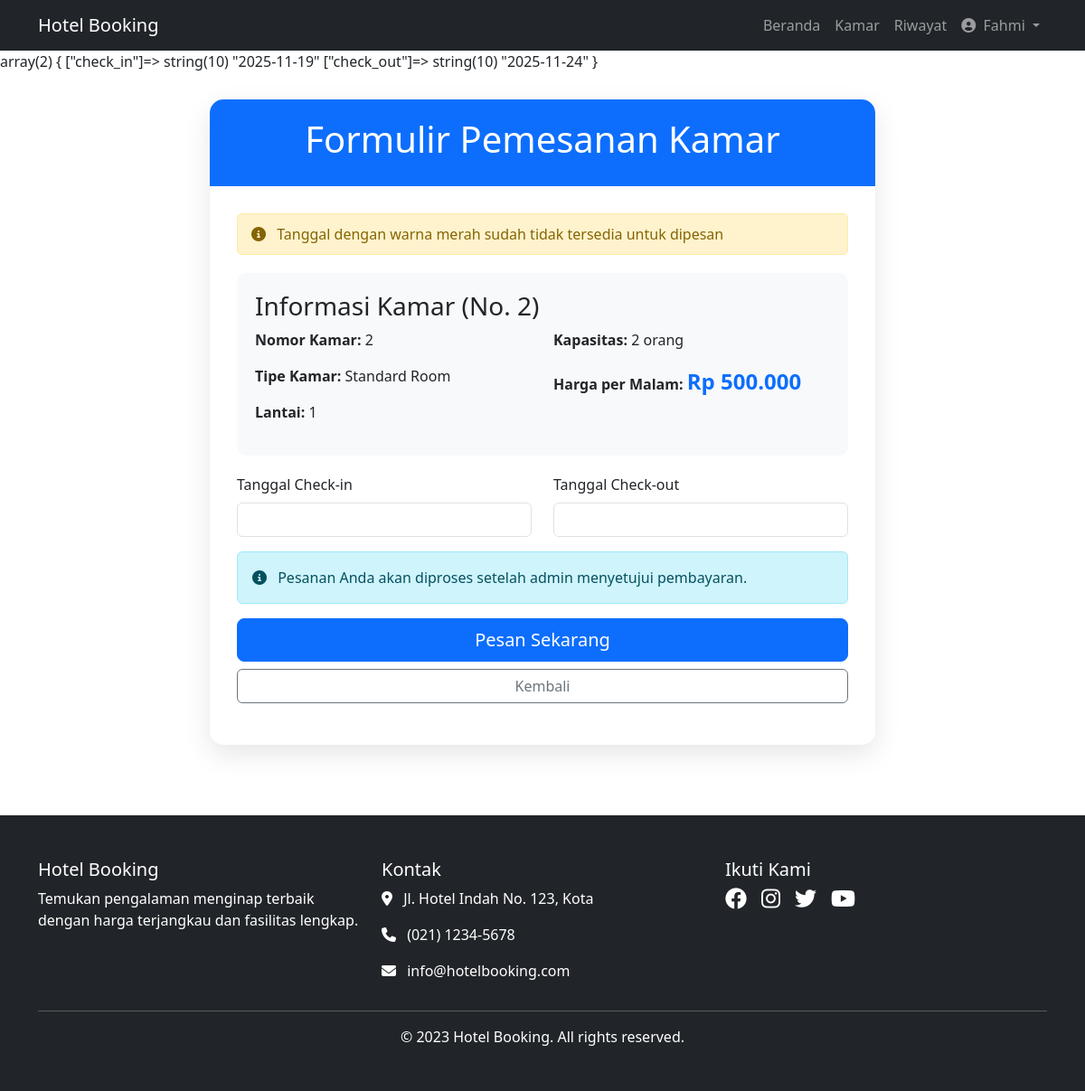
The page /kamar_pesan.php?id=1 (signed in) on the database its author committed.
### tables this page shows
CREATE TABLE `rooms` (
  `id` int NOT NULL,
  `image` text NOT NULL,
  `room_number` varchar(10) NOT NULL,
  `room_type_id` int NOT NULL,
  `floor` int NOT NULL,
  `status` enum('available','maintenance','booked') DEFAULT 'available',
  `created_at` datetime DEFAULT CURRENT_TIMESTAMP
);

CREATE TABLE `room_types` (
  `id` int NOT NULL,
  `name` varchar(100) NOT NULL,
  `description` text,
  `price_per_night` decimal(10,2) NOT NULL,
  `capacity` int NOT NULL,
  `facilities` text,
  `created_at` datetime DEFAULT CURRENT_TIMESTAMP
);

### kamar_pesan.php (the view, shortened to what this page needs)
<?php
include 'koneksi.php';
include 'bootstrap.php';
$room_type_id = $_GET['id'];
$query = "
    SELECT r.id, r.room_number, r.floor, rt.name AS room_type, rt.price_per_night, rt.capacity, rt.id AS room_type_id
    FROM rooms r
    JOIN room_types rt ON r.room_type_id = rt.id
    WHERE rt.id = $room_type_id AND r.status = 'available'
    LIMIT 1
";
$result = $koneksi->query($query);
$room = $result->fetch_assoc();
$query_booked_dates = "
    SELECT b.check_in, b.check_out
    FROM bookings b
    JOIN rooms r ON b.room_id = r.id
    WHERE r.room_type_id = $room_type_id AND b.status NOT IN ('cancelled', 'failed')
";
$result_booked_dates = $koneksi->query($query_booked_dates);
if ($result_booked_dates->num_rows > 0) {
    while ($row = $result_booked_dates->fetch_assoc()) {
        var_dump($row);
    }
}
$formatted_price = number_format($room['price_per_night'], 0, ',', '.');
?>
<!DOCTYPE html>
<html lang="id">
<head>
    <link rel="stylesheet" href="https://cdn.jsdelivr.net/npm/flatpickr/dist/flatpickr.min.css">
</head>
<body>
    <div class="container">
        <div class="row justify-content-center">
            <div class="col-md-8">
                <div class="booking-card">
                    <div class="booking-header">
                        <h1>Formulir Pemesanan Kamar</h1>
                    </div>
                    <div class="booking-body">
                        <div class="alert-booking">
                            <i class="fas fa-info-circle me-2"></i> Tanggal dengan warna merah sudah tidak tersedia untuk dipesan
                        </div>
                        <div class="room-info">
                            <h3>Informasi Kamar (No. <?= $room['room_number'] ?>)</h3>
                            <div class="row">
                                <div class="col-md-6">
                                    <p><strong>Nomor Kamar:</strong> <?= $room['room_number'] ?></p>
                                    <p><strong>Tipe Kamar:</strong> <?= $room['room_type'] ?></p>
                                    <p><strong>Lantai:</strong> <?= $room['floor'] ?></p>
                                </div>
                                <div class="col-md-6">
                                    <p><strong>Kapasitas:</strong> <?= $room['capacity'] ?> orang</p>
                                    <p><strong>Harga per Malam:</strong> <span class="price-tag">Rp <?= $formatted_price ?></span></p>
                                </div>
                            </div>
                        </div>
                        <form method="POST" action="" id="bookingForm">
                            <div class="row mb-3">
                                <div class="col-md-6">
                                    <label for="check_in" class="form-label">Tanggal Check-in</label>
                                    <input type="text" class="form-control" id="check_in" name="check_in" required>
                                </div>
                                <div class="col-md-6">
                                    <label for="check_out" class="form-label">Tanggal Check-out</label>
                                    <input type="text" class="form-control" id="check_out" name="check_out" required>
                                </div>
                            </div>
                            <div class="alert alert-info">
                                <i class="fas fa-info-circle me-2"></i> Pesanan Anda akan diproses setelah admin menyetujui pembayaran.
                            </div>
                            <div class="d-grid gap-2">
                                <button type="submit" class="btn btn-primary btn-lg">Pesan Sekarang</button>
                                <a href="kamar_detail.php?id=<?= $room['room_type_id'] ?>" class="btn btn-outline-secondary">Kembali</a>
                            </div>
                        </form>
                    </div>
                </div>
            </div>
        </div>
    </div>
    <footer class="bg-dark text-white py-5 mt-5">
        <div class="container">
            <div class="row">
                <div class="col-md-4 mb-4 mb-md-0">
                    <h5>Hotel Booking</h5>
                    <p>Temukan pengalaman menginap terbaik dengan harga terjangkau dan fasilitas lengkap.</p>
                </div>
                <div class="col-md-4 mb-4 mb-md-0">
                    <h5>Kontak</h5>
                    <p><i class="fas fa-map-marker-alt me-2"></i> Jl. Hotel Indah No. 123, Kota</p>
                    <p><i class="fas fa-phone me-2"></i> (021) 1234-5678</p>
                    <p><i class="fas fa-envelope me-2"></i> info@hotelbooking.com</p>
                </div>
                <div class="col-md-4">
                    <h5>Ikuti Kami</h5>
                    <div class="d-flex gap-3 fs-4">
                        <a href="#" class="text-white"><i class="fab fa-facebook"></i></a>
                        <a href="#" class="text-white"><i class="fab fa-instagram"></i></a>
                        <a href="#" class="text-white"><i class="fab fa-twitter"></i></a>
                        <a href="#" class="text-white"><i class="fab fa-youtube"></i></a>
                    </div>
                </div>
            </div>
            <hr>
            <div class="text-center">
                <p class="mb-0">&copy; 2023 Hotel Booking. All rights reserved.</p>
            </div>
        </div>
    </footer>
</body>
</html>

### kamar_pesan.php (style rules this page uses)
.booking-card { border-radius: 15px; box-shadow: 0 10px 30px rgba(0, 0, 0, 0.1); overflow: hidden; margin-top: 30px; margin-bottom: 30px; }
.booking-header { background-color: #0d6efd; color: white; padding: 20px; text-align: center; }
.booking-body { padding: 30px; }
.room-info { background-color: #f8f9fa; border-radius: 10px; padding: 20px; margin-bottom: 20px; }
.price-tag { font-size: 1.5rem; font-weight: bold; color: #0d6efd; }
.alert-booking { background-color: #fff3cd; border: 1px solid #ffeaa7; color: #856404; padding: 10px 15px; border-radius: 5px; margin-bottom: 20px; }

### rows shown on the page
rooms: room_number "2", room_type.name "Standard Room", floor "1", room_type.capacity "2", room_type.price_per_night "500.000"

### other values the page prints
$userName "Fahmi"
